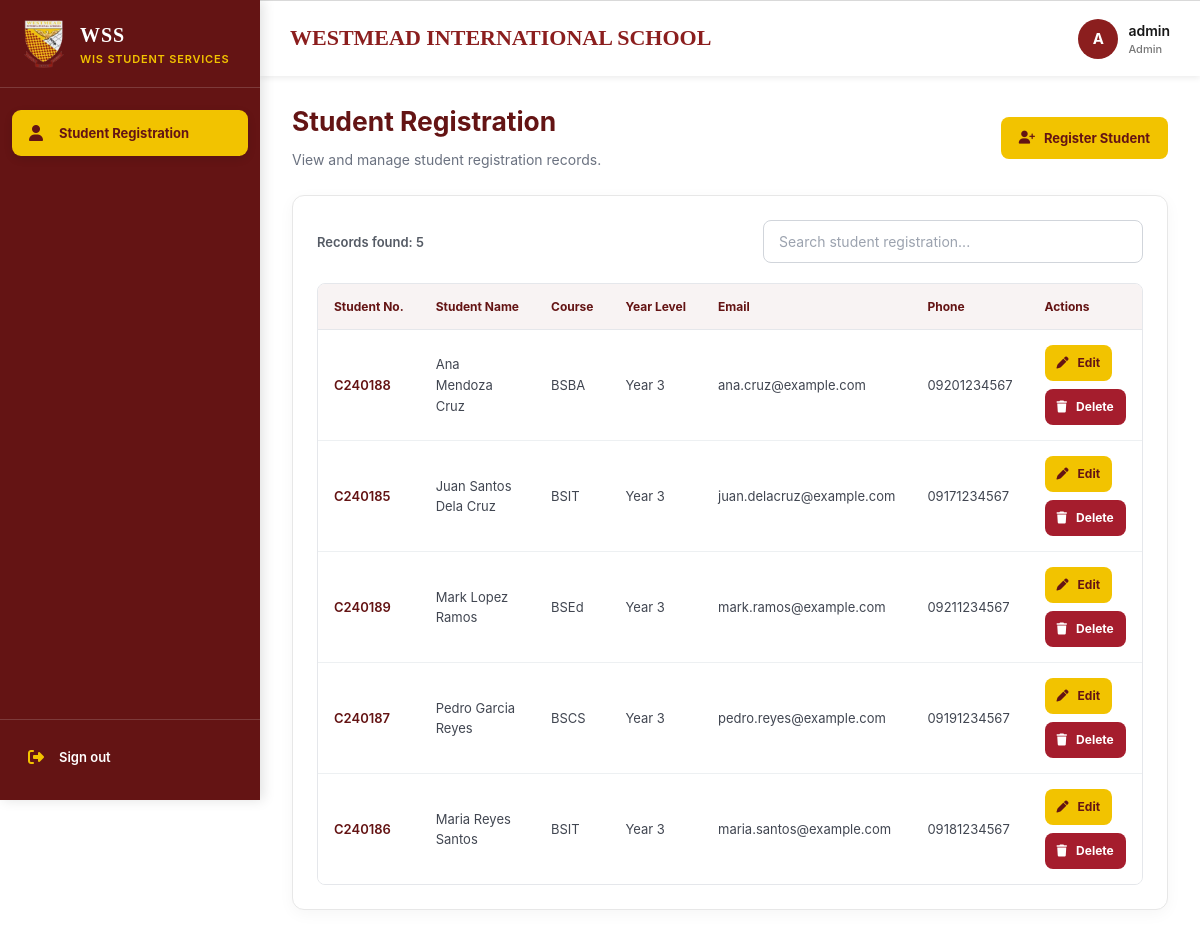
Page /registration/index.php (signed in) on the committed database.
### tables this page shows
CREATE TABLE `students` (
  `student_id` int(11) NOT NULL,
  `student_number` varchar(30) NOT NULL,
  `first_name` varchar(100) NOT NULL,
  `middle_name` varchar(100) DEFAULT NULL,
  `last_name` varchar(100) NOT NULL,
  `email` varchar(150) DEFAULT NULL,
  `phone` varchar(30) DEFAULT NULL,
  `address` text DEFAULT NULL,
  `course_id` int(11) DEFAULT NULL,
  `year_level` tinyint(3) UNSIGNED DEFAULT NULL,
  `created_at` timestamp NOT NULL DEFAULT current_timestamp()
);

CREATE TABLE `courses` (
  `course_id` int(11) NOT NULL,
  `course_code` varchar(20) NOT NULL,
  `course_name` varchar(150) NOT NULL,
  `description` text DEFAULT NULL
);

### includes/auth.php (called while the page is built, shortened)
<?php
function current_user(): ?array {
    $map = ['admin' => 'Admin', 'registrar' => 'Registrar', 'instructor' => 'Instructor', 'student' => 'Student'];
    $roleName = $_SESSION['role_name'] ?? '';
    return [
        'user_id'    => (int)$_SESSION['user_id'],
        'username'   => (string)($_SESSION['username'] ?? ''),
        'role'       => $map[$roleName],
        'student_id' => isset($_SESSION['student_id']) ? (int)$_SESSION['student_id'] : null,
    ];
}

### registration/index.php (the view, shortened to what this page needs)
<?php
require_once __DIR__ . '/../includes/auth.php';
require_once __DIR__ . '/../config/database.php';
$u = current_user();
$role = trim((string) ($u['role'] ?? ''));
$roleKey = strtolower($role);
$isAdmin = $roleKey === 'admin';
$isRegistrar = $roleKey === 'registrar';
$isInstructor = $roleKey === 'instructor';
$canManageStudents = $isAdmin || $isRegistrar;
$canDeleteStudents = $isAdmin;
$pdo = $pdo ?? $conn ?? null;
$rows = [];
function h($value): string
{
    return htmlspecialchars(
        (string) ($value ?? ''),
        ENT_QUOTES,
        'UTF-8'
    );
}
try {
    $sql = "
        SELECT
            s.student_id,
            s.student_number,
            s.first_name,
            s.middle_name,
            s.last_name,
            s.email,
            s.phone,
            s.year_level,
            s.course_id,
            c.course_code,
            c.course_name
        FROM students s
        LEFT JOIN courses c
            ON c.course_id = s.course_id
    ";
    $params = [];
    $sql .= " ORDER BY s.last_name, s.first_name";
    $stmt = $pdo->prepare($sql);
    $stmt->execute($params);
    $rows = $stmt->fetchAll(PDO::FETCH_ASSOC);
} catch (PDOException $e) {
    error_log('Student registration error: ' . $e->getMessage());
    $error = 'Unable to load registration records. Please try again later.';
}
$pageTitle = $isInstructor
    ? 'My Students’ Registration'
    : 'Student Registration';
?>
<!DOCTYPE html>
<html lang="en">
<head>
    <link
        rel="stylesheet"
        href="https://cdnjs.cloudflare.com/ajax/libs/font-awesome/6.7.2/css/all.min.css">
    <link rel="stylesheet" href="../assets/css/include.css">
    <link rel="stylesheet" href="../assets/css/sidebar.css">
    <link rel="stylesheet" href="assets/css/registration.css">
</head>
<body>
    <div class="layout">
        <?php require __DIR__ . '/../includes/sidebar.php'; ?>
        <div class="main-content">
            <?php require __DIR__ . '/../includes/header.php'; ?>
            <main class="registration-page">
                <div class="registration-heading">
                    <div>
                        <h1><?= h($pageTitle) ?></h1>
                        <p>
                            <?= $isInstructor
                                ? 'View students registered in your assigned subjects.'
                                : 'View and manage student registration records.' ?>
                        </p>
                    </div>
                    <?php if ($canManageStudents): ?>
                        <button
                            type="button"
                            class="registration-button"
                            id="openAddModal">
                            <i class="fa-solid fa-user-plus" aria-hidden="true"></i>
                            Register Student
                        </button>
                    <?php endif; ?>
                </div>
                <section class="registration-card">
                    <div class="registration-toolbar">
                        <span class="registration-count" aria-live="polite">
                            Records found: <?= count($rows) ?>
                        </span>
                        <form
                            method="GET"
                            class="registration-search-form"
                            id="registrationSearchForm"
                            role="search">
                            <input
                                type="search"
                                name="search"
                                id="registrationSearch"
                                class="registration-search"
                                placeholder="Search student registration..."
                                value=""
                                autocomplete="off"
                                aria-label="Search student registration">
                        </form>
                    </div>
                    <div class="registration-table-wrap">
                        <table class="registration-table">
                            <thead>
                                <tr>
                                    <th>Student No.</th>
                                    <th>Student Name</th>
                                    <th>Course</th>
                                    <th>Year Level</th>
                                    <th>Email</th>
                                    <th>Phone</th>
                                    <?php if ($canManageStudents): ?>
                                        <th>Actions</th>
                                    <?php endif; ?>
                                </tr>
                            </thead>
                            <tbody id="registrationTableBody">
                                <?php foreach ($rows as $student): ?>
                                    <tr>
                                        <td>C<?= h($student['student_number']) ?></td>
                                        <td>
                                            <?= h(trim(
                                                ($student['first_name'] ?? '') . ' ' .
                                                    ($student['middle_name'] ?? '') . ' ' .
                                                    ($student['last_name'] ?? '')
                                            )) ?>
                                        </td>
                                        <td>
                                            <?= h($student['course_code'] ?? 'Not assigned') ?>
                                        </td>
                                        <td>
                                            <?= !empty($student['year_level'])
                                                ? h('Year ' . $student['year_level'])
                                                : 'Not assigned' ?>
                                        </td>
                                        <td><?= h($student['email'] ?? '—') ?></td>
                                        <td><?= h($student['phone'] ?? '—') ?></td>
                                        <?php if ($canManageStudents): ?>
                                            <td class="registration-actions">
                                                <button
                                                    type="button"
                                                    class="registration-button open-edit-modal"
                                                    data-student-id="<?= (int) $student['student_id'] ?>"
                                                    data-student-number="<?= h($student['student_number']) ?>"
                                                    data-first-name="<?= h($student['first_name']) ?>"
                                                    data-middle-name="<?= h($student['middle_name']) ?>"
                                                    data-last-name="<?= h($student['last_name']) ?>"
                                                    data-email="<?= h($student['email']) ?>"
                                                    data-phone="<?= h($student['phone']) ?>"
                                                    data-year-level="<?= h($student['year_level']) ?>"
                                                    data-course-id="<?= (int) ($student['course_id'] ?? 0) ?>">
                                                    <i class="fa-solid fa-pen" aria-hidden="true"></i>
                                                    Edit
                                                </button>
                                                <?php if ($canDeleteStudents): ?>
                                                    <form
                                                        method="POST"
                                                        action="delete.php"
                                                        class="registration-delete-form"
                                                        onsubmit="return confirm('Are you sure you want to delete this student?');">
                                                        <button
                                                            type="submit"
                                                            class="registration-button registration-delete-button">
                                                            <i class="fa-solid fa-trash" aria-hidden="true"></i>
                                                            Delete
                                                        </button>
                                                    </form>
                                                <?php endif; ?>
                                            </td>
                                        <?php endif; ?>
                                    </tr>
                                <?php endforeach; ?>
                            </tbody>
                        </table>
                    </div>
                </section>
            </main>
        </div>
    </div>
</body>
</html>

### rows in the picture
students: student_number "240188", first_name+middle_name+last_name "Ana Mendoza Cruz", course.course_code "BSBA", year_level "Year 3", email "ana.cruz@example.com", phone "09201234567"
students: student_number "240185", first_name+middle_name+last_name "Juan Santos Dela Cruz", course.course_code "BSIT", year_level "Year 3", email "juan.delacruz@example.com", phone "09171234567"
students: student_number "240189", first_name+middle_name+last_name "Mark Lopez Ramos", course.course_code "BSEd", year_level "Year 3", email "mark.ramos@example.com", phone "09211234567"
students: student_number "240187", first_name+middle_name+last_name "Pedro Garcia Reyes", course.course_code "BSCS", year_level "Year 3", email "pedro.reyes@example.com", phone "09191234567"
students: student_number "240186", first_name+middle_name+last_name "Maria Reyes Santos", course.course_code "BSIT", year_level "Year 3", email "maria.santos@example.com", phone "09181234567"

### other values in the picture
$item['label'] "Student Registration"
$initial "A"
$username "admin"
$userRole "Admin"
$pageTitle "Student Registration"
count($rows) "5"
